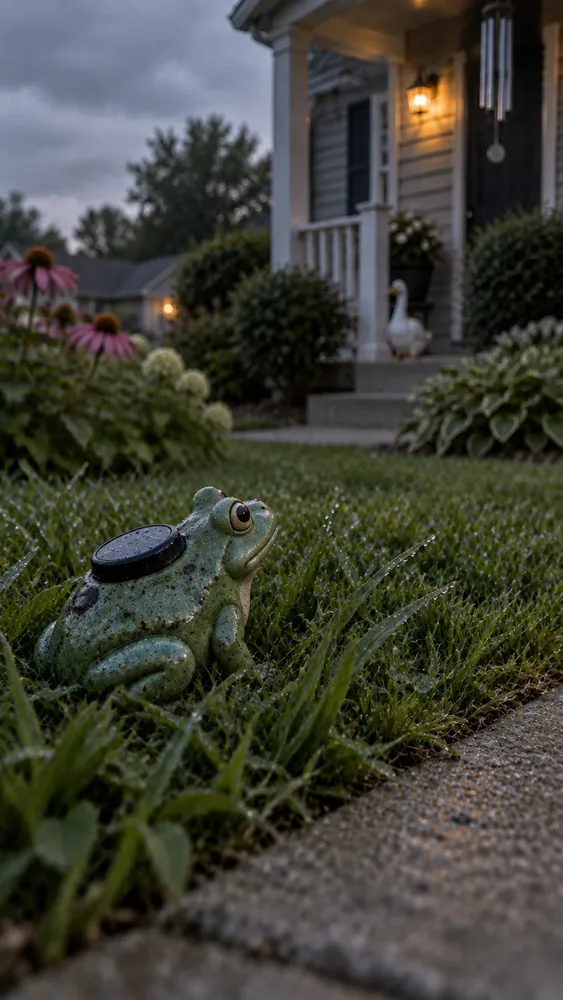
#> input picture shows/nobody-moves/stills/ray.webp, 563 x 1000 px, shrunk from 941 x 1672 before the run
$ python make_stills.py
#> lines starting #> are read from the running program, lines starting #| are printed output that depends on the picture
"""Derive a night, lit-up Ray from the series library (no image generation needed).

  .venv/bin/python episodes/ep04_only_when_its_sunny/make_stills.py

shows/nobody-moves/stills/ray_night.webp is stills/ray.webp (Ray under grey skies) turned to night
and relit from inside, as if his solar light were on: a cool night grade over the whole frame, the
porch lantern kept, and a soft green glow on Ray with a brighter spot on his solar panel. It is the
fallback for his testimony until a generated `ray_lit` still exists (the prompt is in episode.py's
STILLS). It goes in the series library because later episodes will replay Ray's testimony.
Deterministic; re-run it if ray.webp changes.
"""
import os

import numpy as np
from PIL import Image

HERE = os.path.dirname(os.path.abspath(__file__))
SRC = os.path.join(HERE, "..", "..", "stills", "ray.webp")
OUT = os.path.join(HERE, "..", "..", "stills", "ray_night.webp")

BODY = (0.31, 0.60, 0.15)     # Ray's body in ray.webp: center (fractions) and glow radius (fraction of width)
PANEL = (0.245, 0.54, 0.05)   # the solar panel on his back
EYE = (0.43, 0.514, 0.018)


def blob(W, H, cx, cy, r):
    yy, xx = np.mgrid[0:H, 0:W].astype(np.float32)
    return np.exp(-(((xx - cx * W) ** 2 + (yy - cy * H) ** 2) / (2 * (r * W) ** 2)))[..., None]


def main():
    im = Image.open(SRC).convert("RGB")
#> im is the input picture: PIL image 563x1000 RGB; mean R, G, B 64.3, 65.4, 55.2
    orig = np.asarray(im, dtype=np.float32)
    H, W, _ = orig.shape
#> H = 1000; W = 563
    night = orig * 0.24 * np.array([0.78, 0.92, 1.22], dtype=np.float32)       # cool, dark
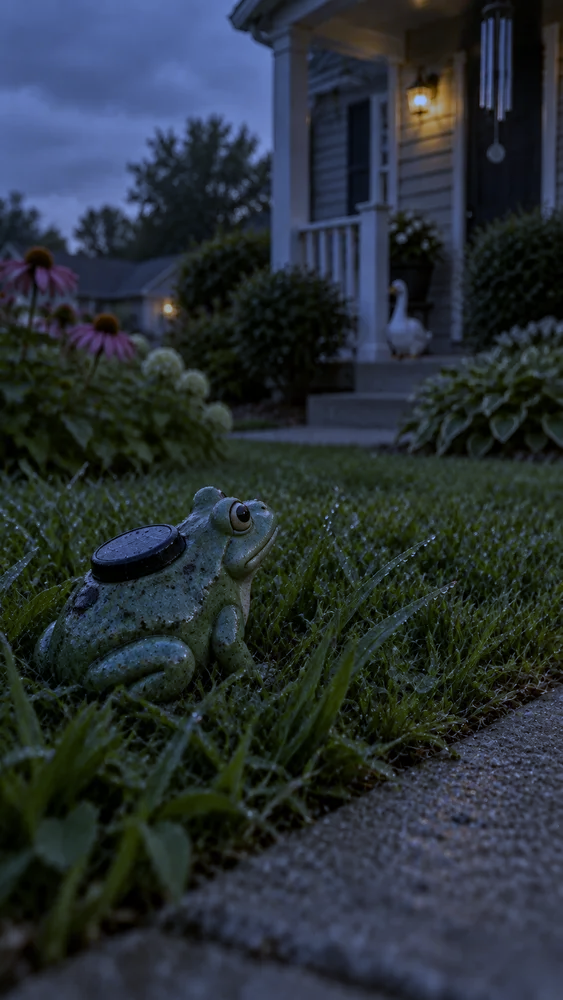
#> night: shape (1000, 563, 3) float32; mean R, G, B 12, 14.4, 16.2; drawn with min black and max white
    lum = orig.mean(axis=2, keepdims=True)
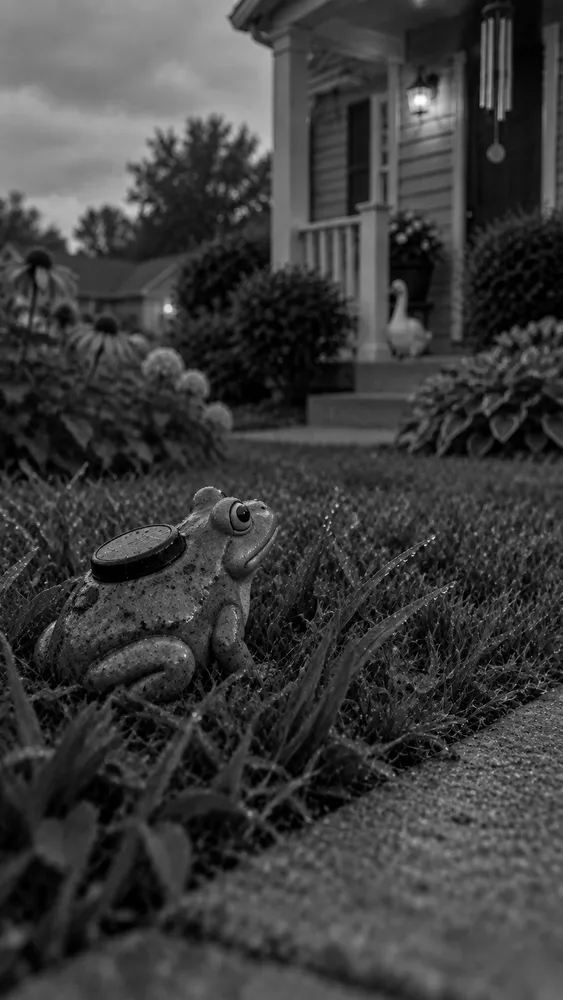
#> lum: shape (1000, 563, 1) float32; min 0, max 254.7, mean 61.6
    practical = np.clip((lum - 175) / 55, 0, 1)                                   # keep the porch lantern lit
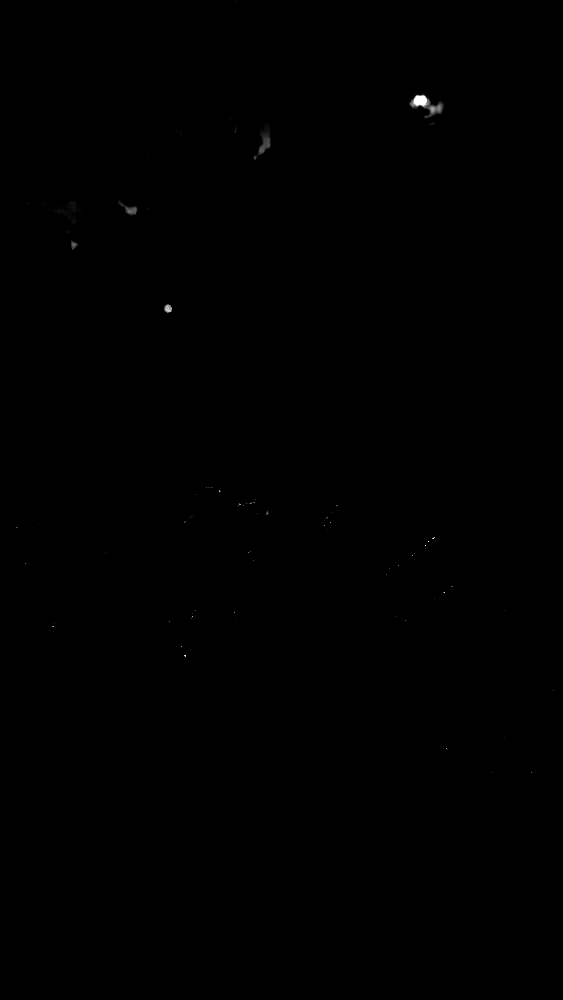
#> practical: shape (1000, 563, 1) float32; min 0, max 1, mean 0.000666
    night = night * (1 - practical) + orig * practical
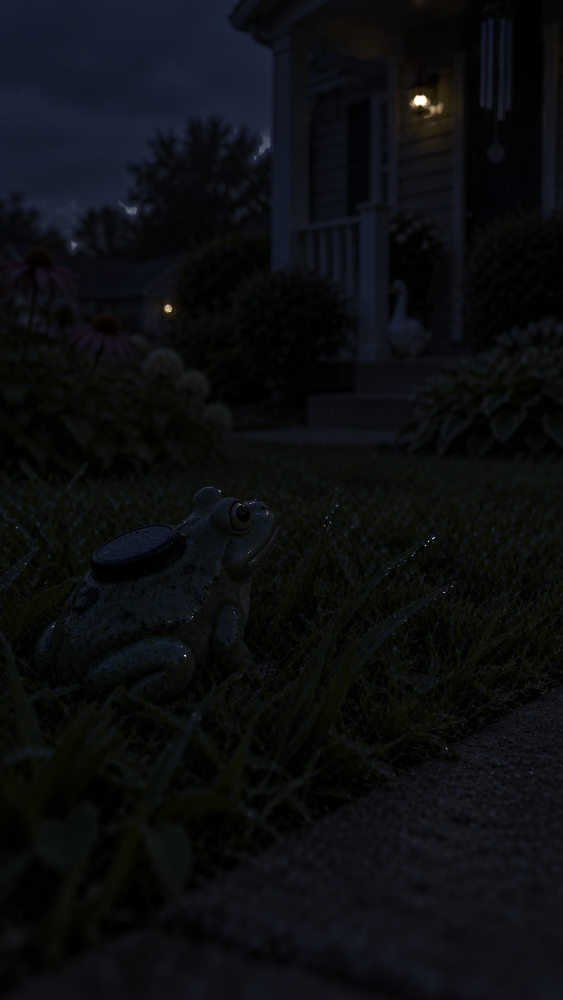
#> night: shape (1000, 563, 3) float32; mean R, G, B 12.1, 14.6, 16.3
    body = blob(W, H, *BODY) * 0.95
    relit = orig * np.array([0.95, 1.18, 0.88], dtype=np.float32) * 1.1           # his own light, a little green
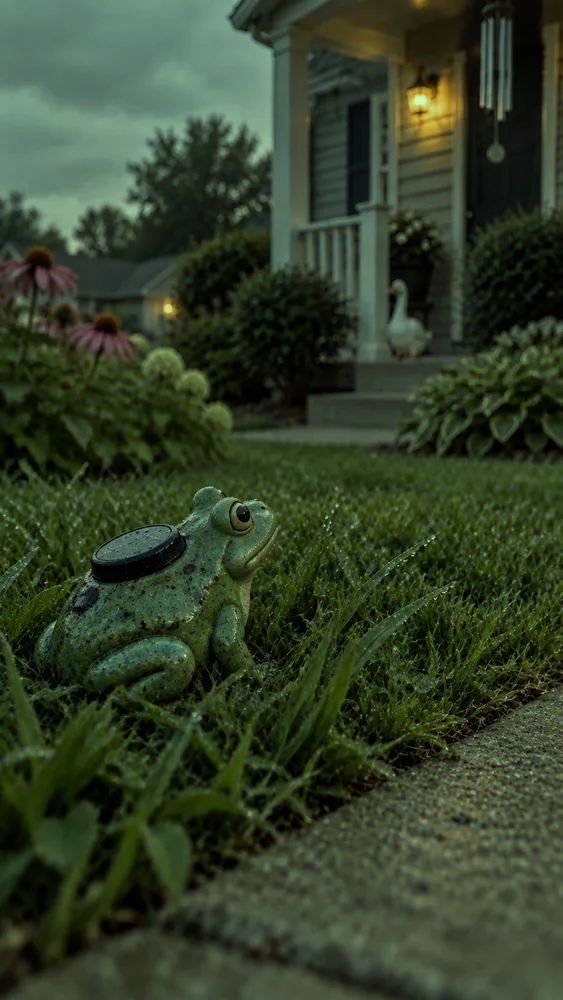
#> relit: shape (1000, 563, 3) float32; mean R, G, B 67.2, 84.9, 53.4; drawn with min black and max white
    out = night * (1 - body) + relit * body
    out += blob(W, H, *PANEL) * np.array([120, 200, 140], dtype=np.float32)       # the panel glows
    out += blob(W, H, *EYE) * np.array([90, 150, 100], dtype=np.float32)
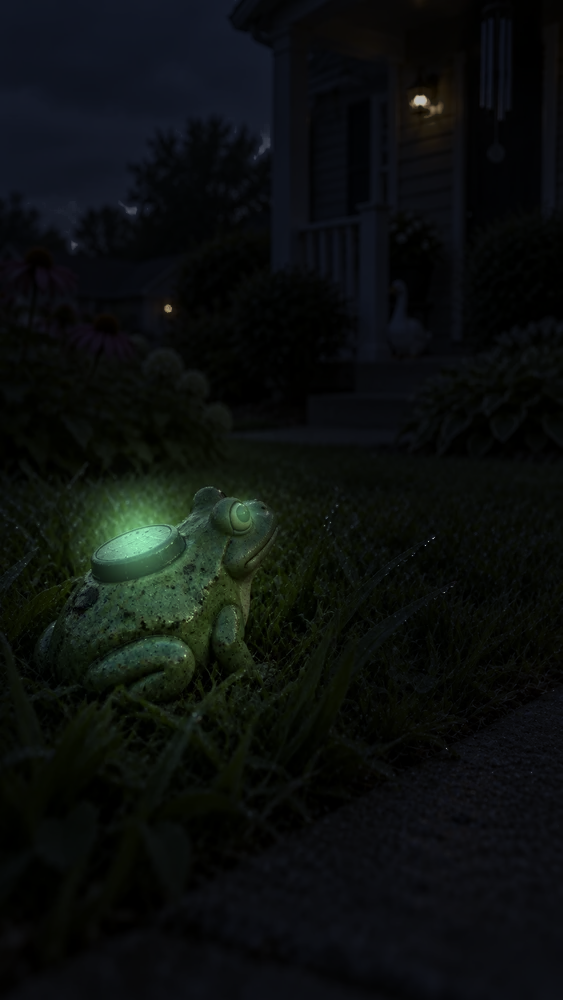
#> out: shape (1000, 563, 3) float32; mean R, G, B 16.8, 21.4, 19.8; drawn with min black and max white
    out += np.random.default_rng(4).normal(0, 1.2, out.shape[:2] + (1,))         # matching grain
    Image.fromarray(np.clip(out, 0, 255).astype(np.uint8)).save(OUT, quality=92)
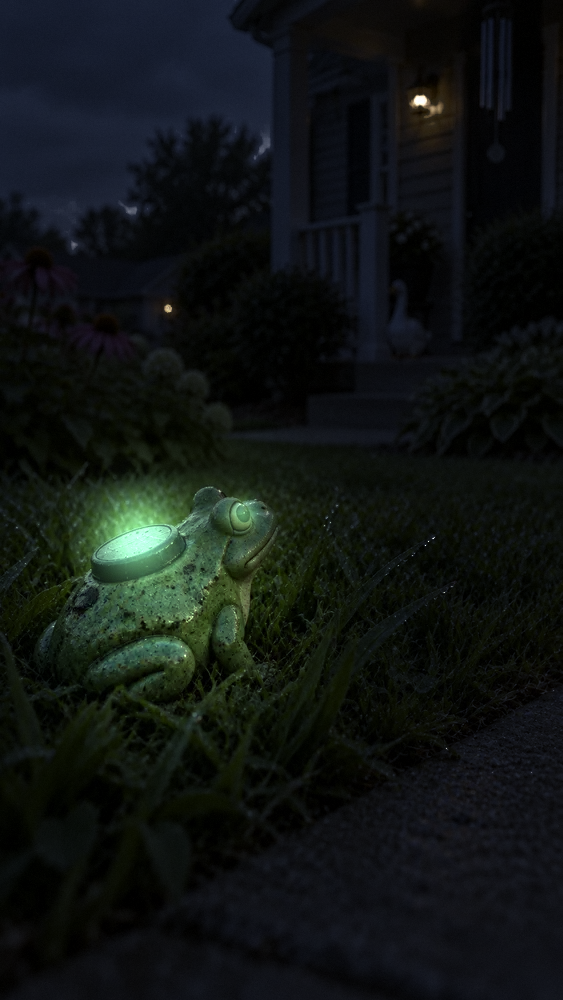
#> saved as ray_night.webp: PIL image 563x1000 RGB; mean R, G, B 16.3, 20.9, 19.4
    print("wrote", os.path.relpath(OUT, os.path.join(HERE, "..", "..")))


if __name__ == "__main__":
    main()

$ run again, with shows/nobody-moves/stills/aerial.webp copied over shows/nobody-moves/stills/ray.webp
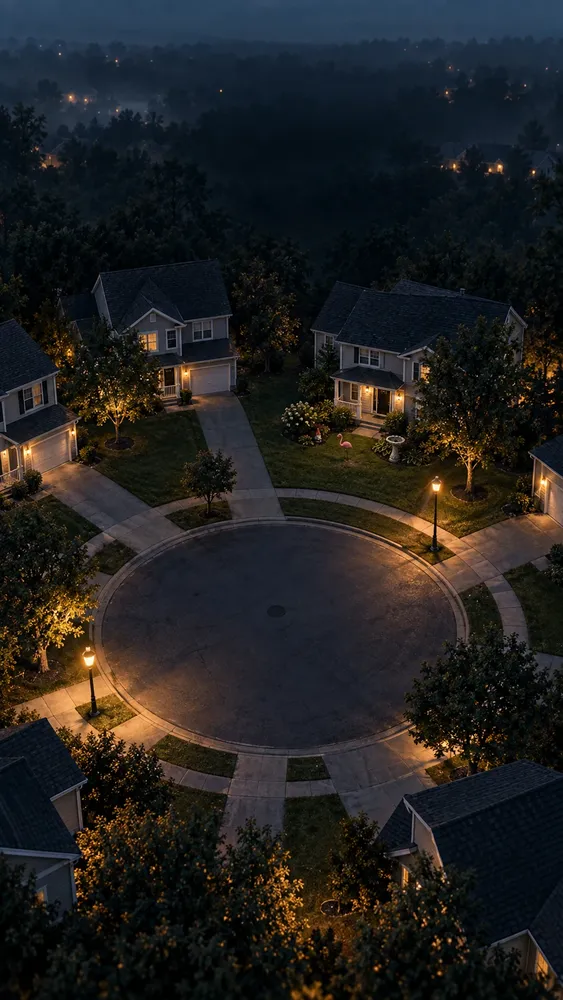
#> input picture shows/nobody-moves/stills/aerial.webp, 563 x 1000 px, shrunk from 941 x 1672 before the run
#> in main, im is the input picture: PIL image 563x1000 RGB; mean R, G, B 34.1, 33.4, 32.7
#> in main, `lum = orig.mean(axis=2, keepdims=True)`:
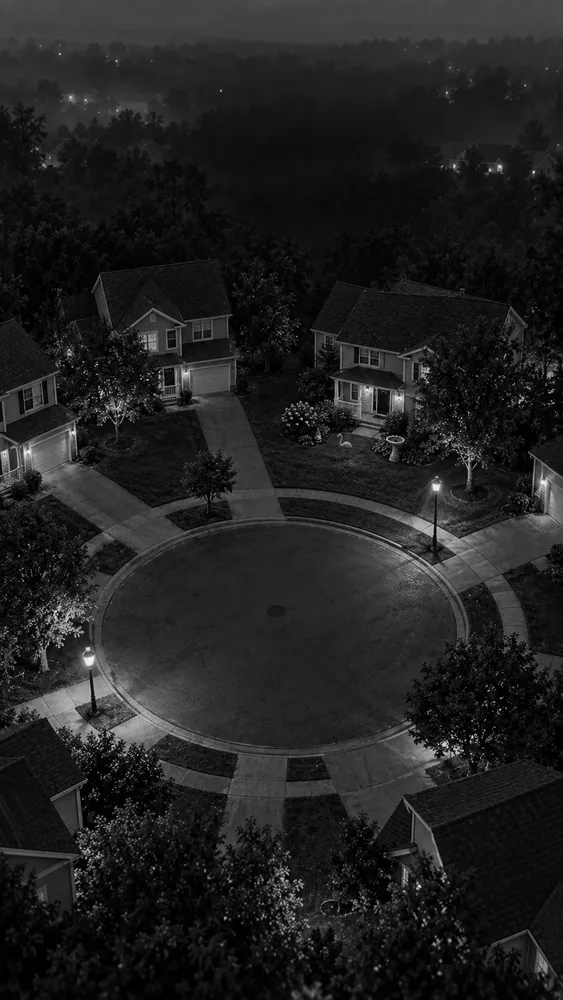
#> lum: shape (1000, 563, 1) float32; min 0, max 245, mean 33.4
#> in main, `out += blob(W, H, *EYE) * np.array([90, 150, 100], dtype=np.float32)`:
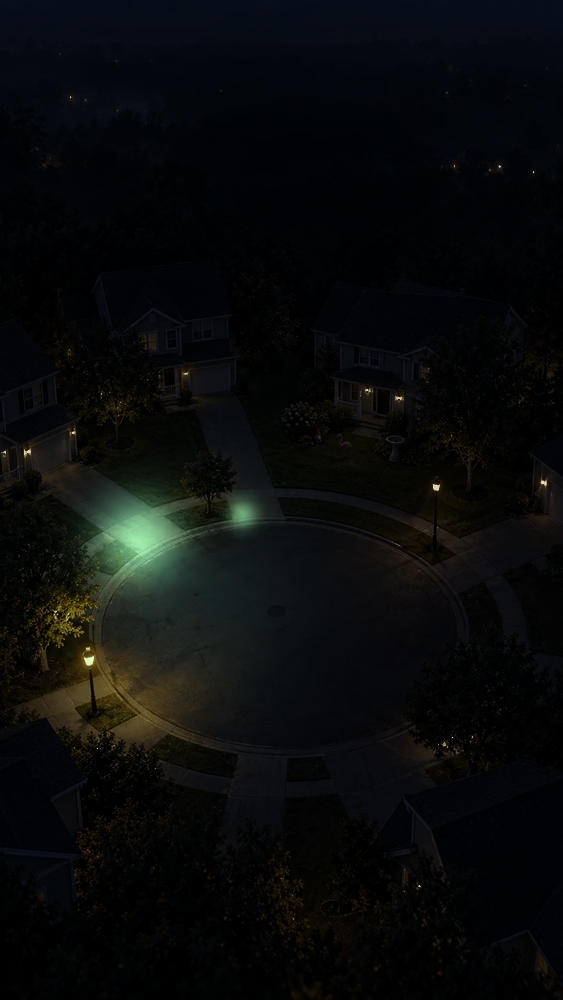
#> out: shape (1000, 563, 3) float32; mean R, G, B 11, 12.9, 13; drawn with min black and max white

$ run again, with shows/nobody-moves/stills/basin_counsel.webp copied over shows/nobody-moves/stills/ray.webp
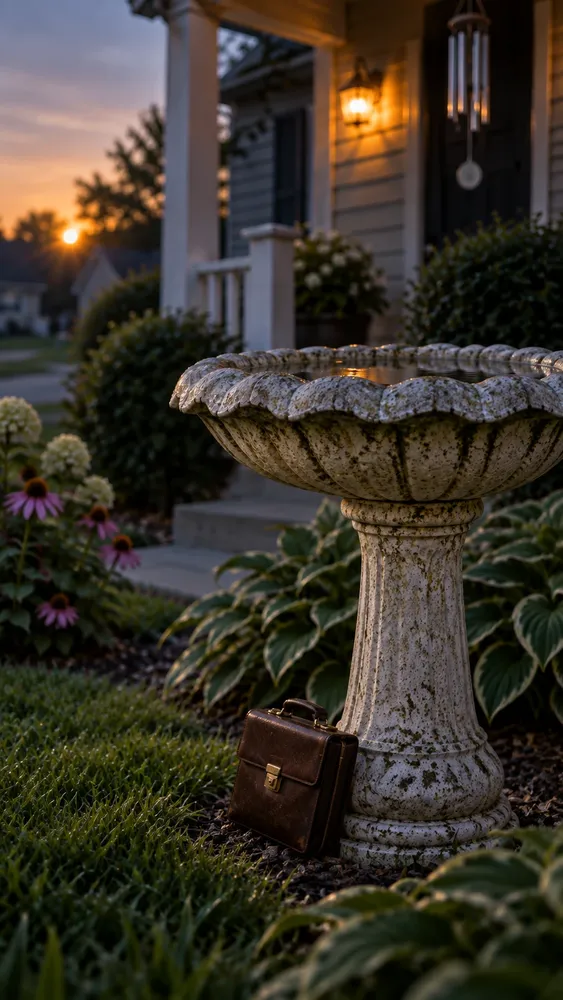
#> input picture shows/nobody-moves/stills/basin_counsel.webp, 563 x 1000 px, shrunk from 941 x 1672 before the run
#> in main, im is the input picture: PIL image 563x1000 RGB; mean R, G, B 58.8, 52.9, 42.5
#> in main, `practical = np.clip((lum - 175) / 55, 0, 1)`:
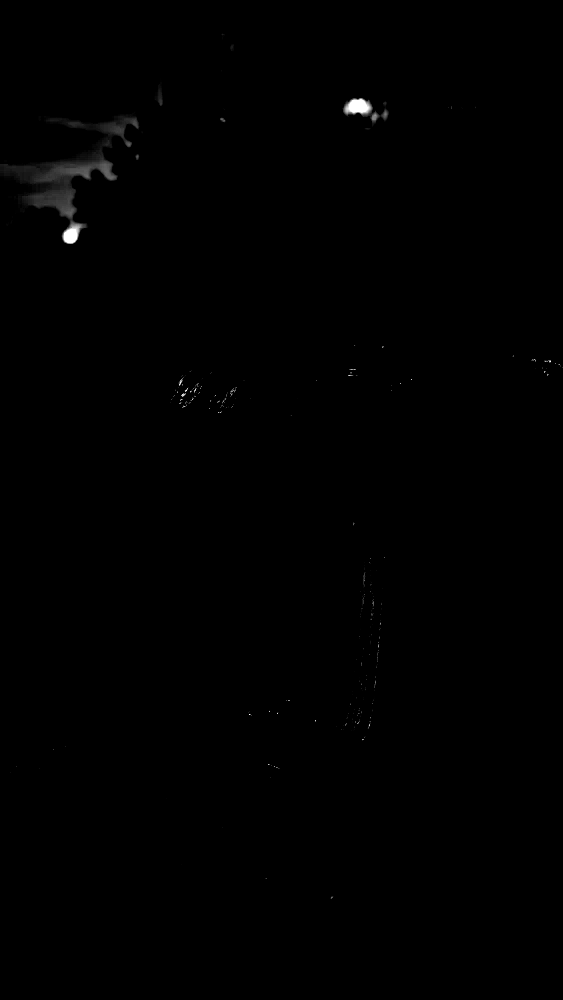
#> practical: shape (1000, 563, 1) float32; min 0, max 1, mean 0.00267
#> in main, `out += blob(W, H, *EYE) * np.array([90, 150, 100], dtype=np.float32)`:
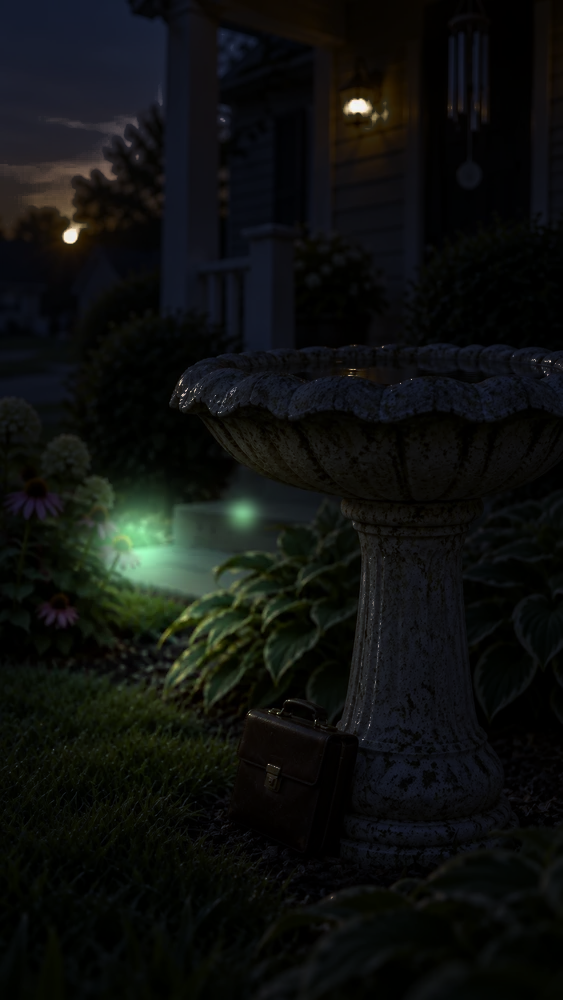
#> out: shape (1000, 563, 3) float32; mean R, G, B 15.7, 17.8, 15.9; drawn with min black and max white

$ run again, with shows/nobody-moves/stills/chime.webp copied over shows/nobody-moves/stills/ray.webp
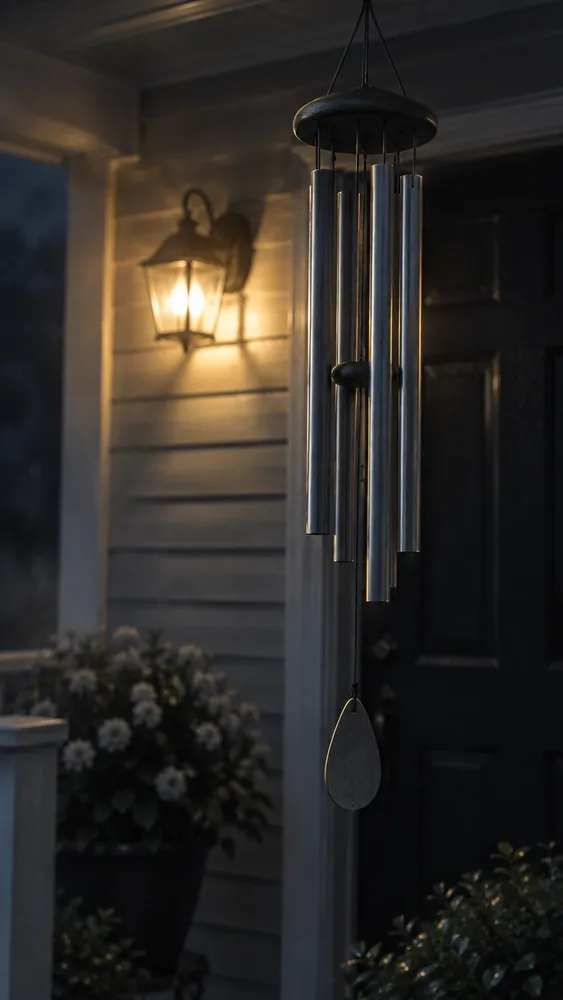
#> input picture shows/nobody-moves/stills/chime.webp, 563 x 1000 px, shrunk from 941 x 1672 before the run
#> in main, im is the input picture: PIL image 563x1000 RGB; mean R, G, B 46.4, 42.9, 39.2
#> in main, `out += blob(W, H, *EYE) * np.array([90, 150, 100], dtype=np.float32)`:
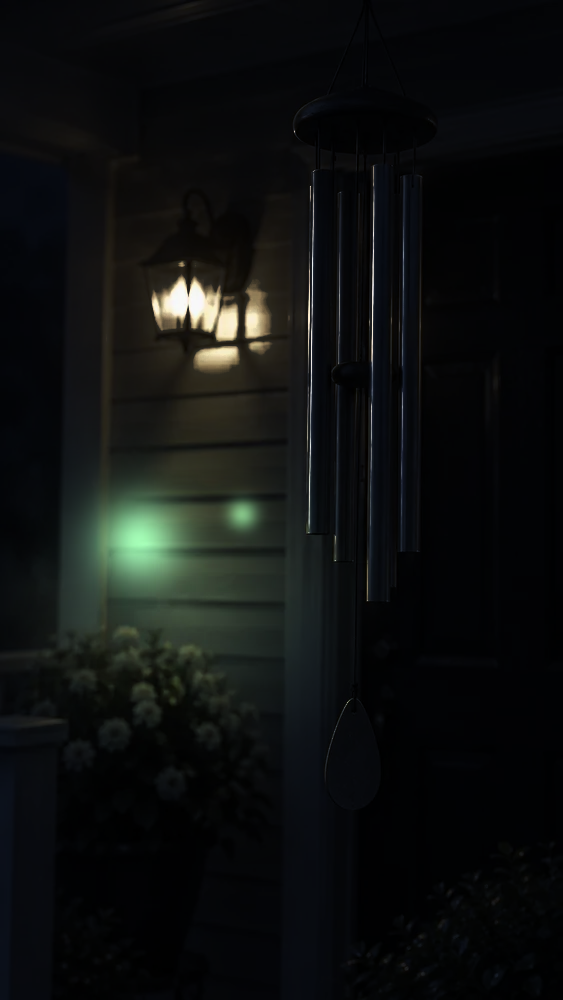
#> out: shape (1000, 563, 3) float32; mean R, G, B 15.2, 17.4, 16.8; drawn with min black and max white
